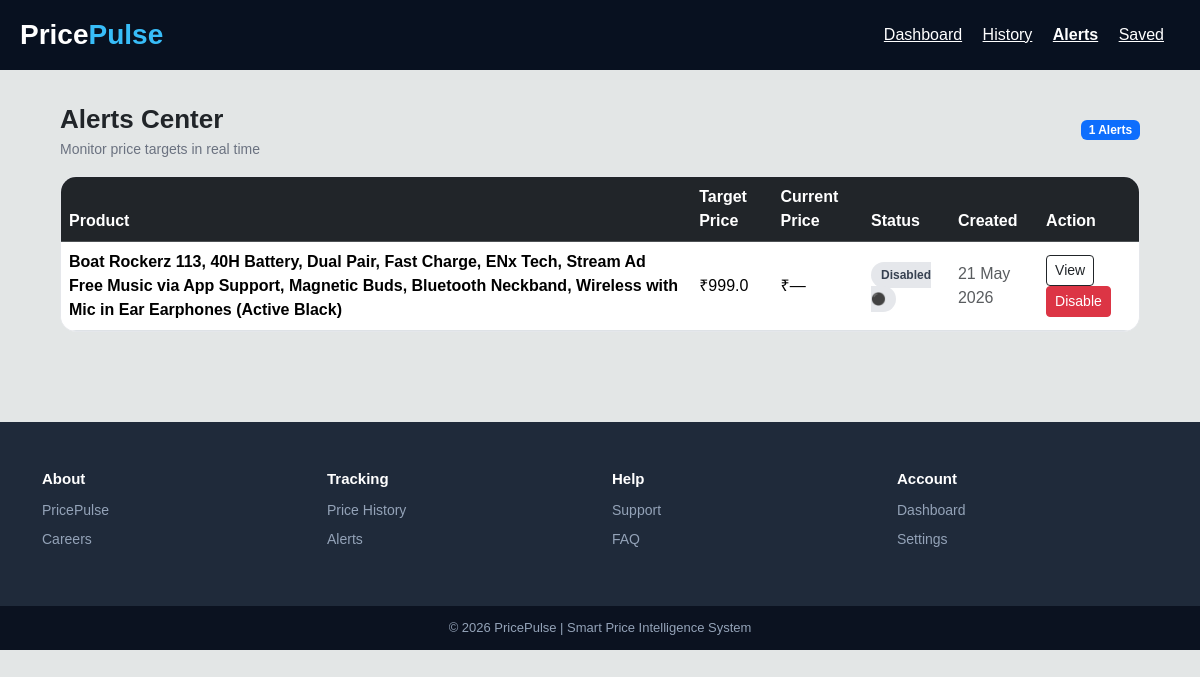
Screenshot of /user/alerts (signed in) with the database file from the repository.
### app/models/tracked_product.py (models this page shows, shortened)
class TrackedProduct(db.Model):
    __tablename__ = "tracked_products"
    __table_args__ = (
        db.UniqueConstraint(
            "user_id",
            "product_id",
            name="unique_user_product"
        ),
    )
    id = db.Column(db.Integer, primary_key=True)
    user_id = db.Column(
        db.Integer,
        db.ForeignKey("users.id"),
        nullable=False,
        index=True
    )
    product_id = db.Column(
        db.Integer,
        db.ForeignKey("products.id"),
        nullable=False,
        index=True
    )
    product_name = db.Column(db.String(300), nullable=False)
    website = db.Column(db.String(100), nullable=False)
    price = db.Column(db.Float, default=0)
    old_price = db.Column(db.Float, nullable=True)
    target_price = db.Column(db.Float, default=0)
    product_url = db.Column(db.String(1000), nullable=False)
    is_active = db.Column(db.Boolean, default=True, nullable=False)
    alert_sent = db.Column(db.Boolean, default=False)
    last_alert_sent = db.Column(db.DateTime, nullable=True)
    last_checked = db.Column(
        db.DateTime,
        default=lambda: datetime.now(timezone.utc),
        index=True
    )
    created_at = db.Column(
        db.DateTime,
        default=lambda: datetime.now(timezone.utc)
    )
    updated_at = db.Column(
        db.DateTime,
        default=lambda: datetime.now(timezone.utc),
        onupdate=lambda: datetime.now(timezone.utc)
    )
    user = db.relationship(
        "User",
        backref=db.backref("tracked_products", lazy=True)
    )
    product = db.relationship(
        "Product"
    )

### app/models/product.py (models this page shows, shortened)
class Product(db.Model):
    __tablename__ = "products"
    id = db.Column(db.Integer, primary_key=True)
    user_id = db.Column(
        db.Integer,
        db.ForeignKey("users.id"),
        nullable=False,
        index=True
    )
    title = db.Column(db.String(500), nullable=False)
    price = db.Column(db.Float, default=0)
    old_price = db.Column(db.Float, nullable=True)
    image = db.Column(db.Text)
    rating = db.Column(db.Float, default=0)
    reviews = db.Column(db.String(100))
    url = db.Column(db.Text)
    website = db.Column(db.String(100))
    source = db.Column(db.String(100))
    category = db.Column(
        db.String(100),
        default="General"
    )
    subcategory = db.Column(
        db.String(100),
        nullable=True
    )
    created_at = db.Column(
        db.DateTime,
        default=lambda: datetime.now(timezone.utc)
    )
    updated_at = db.Column(
        db.DateTime,
        default=lambda: datetime.now(timezone.utc),
        onupdate=lambda: datetime.now(timezone.utc)
    )
    links = db.relationship(
        "ProductLink",
        backref="product",
        cascade="all, delete-orphan",
        lazy=True
    )
    tracked_items = db.relationship(
        "TrackedProduct",
        backref="tracked_product_ref",
        cascade="all, delete-orphan",
        lazy=True
    )

### app/routes/user.py (the view)
@user_bp.route("/alerts")
@login_required
def alerts():
    page = request.args.get("page", 1, type=int)
    pagination = TrackedProduct.query.filter_by(
        user_id=current_user.id
    ).order_by(
        TrackedProduct.id.desc()
    ).paginate(
        page=page,
        per_page=10,
        error_out=False
    )
    return render_template(
        "user/alerts.html",
        alerts=pagination.items,
        pagination=pagination
    )

### app/extensions.py (called while the page is built)
@login_manager.user_loader
def load_user(user_id):
    from app.extensions import db
    from app.models.user import User
    return db.session.get(User, int(user_id))

### app/templates/user/alerts.html (shortened to what this page needs)
<!DOCTYPE html>
<html lang="en">
<head>
<link href="https://cdn.jsdelivr.net/npm/bootstrap@5.3.2/dist/css/bootstrap.min.css" rel="stylesheet">
<link href="https://cdn.jsdelivr.net/npm/bootstrap-icons@1.11.3/font/bootstrap-icons.css" rel="stylesheet">
</head>
<body>
<div class="navbar d-flex justify-content-between align-items-center">
    <a href="{{ url_for('web.dashboard') }}" class="brand">
        Price<span>Pulse</span>
    </a>
    <div>
        <a href="{{ url_for('web.dashboard') }}" class="text-white me-3">Dashboard</a>
        <a href="{{ url_for('web.history') }}" class="text-white me-3">History</a>
        <a href="{{ url_for('web.alerts') }}" class="text-white me-3 fw-bold">Alerts</a>
        <a href="{{ url_for('web.saved') }}" class="text-white me-3">Saved</a>
    </div>
</div>
<div class="container page-container">
    <div class="d-flex justify-content-between align-items-center mb-3">
        <div>
            <div class="page-title">Alerts Center</div>
            <div class="sub-title">Monitor price targets in real time</div>
        </div>
        <span class="badge bg-primary">
            {{ alerts|length }} Alerts
        </span>
    </div>
    {% if alerts|length == 0 %}
        <div class="empty">
            <h5>No alerts found</h5>
            <p class="text-muted">Create alerts to get notified when prices drop</p>
        </div>
    {% else %}
    <div class="table-card">
        <div class="table-responsive">
            <table class="table align-middle mb-0">
                <thead class="table-dark">
                    <tr>
                        <th>Product</th>
                        <th>Target Price</th>
                        <th>Current Price</th>
                        <th>Status</th>
                        <th>Created</th>
                        <th>Action</th>
                    </tr>
                </thead>
                <tbody>
                    {% for a in alerts %}
                    <tr>
                        <td>
                            <strong>{{ a.product.title if a.product else "Unknown" }}</strong>
                        </td>
                        <td>₹{{ a.target_price }}</td>
                        <td>
                            ₹{{ a.current_price if a.current_price else "—" }}
                        </td>
                        <td>
                            {% if a.status == "pending" %}
                                <span class="badge-pending">Pending 🟡</span>
                            {% elif a.status == "triggered" %}
                                <span class="badge-triggered">Triggered 🔥</span>
                            {% else %}
                                <span class="badge-disabled">Disabled ⚫</span>
                            {% endif %}
                        </td>
                        <td class="text-muted">
                            {{ a.created_at.strftime('%d %b %Y') if a.created_at else "-" }}
                        </td>
                        <td>
                            <a href="{{ url_for('web.product_detail', product_id=a.product_id) }}"
                               class="btn btn-sm btn-outline-dark">
                                View
                            </a>
                            <form method="POST"
                                  action="/disable-alert/{{ a.id }}"
                                  style="display:inline;">
                                <button class="btn btn-sm btn-danger">
                                    Disable
                                </button>
                            </form>
                        </td>
                    </tr>
                    {% endfor %}
                </tbody>
            </table>
        </div>
    </div>
    {% endif %}
</div>
{% include "components/footer.html" %}
</body>
</html>

### app/templates/user/alerts.html (style rules this page uses)
body { font-family: 'Poppins', sans-serif; background:#e3e6e6; margin:0; }
.navbar { background:#081120; padding:14px 20px; color:#fff; }
.brand { font-size:28px; font-weight:800; color:#fff; text-decoration:none; }
.brand span { color:#38bdf8; }
.page-container { padding:30px; }
.page-title { font-size:26px; font-weight:800; }
.sub-title { color:#6b7280; font-size:14px; }
.table-card { background:#fff; border-radius:16px; border:1px solid #e5e7eb; overflow:hidden; }
.badge-disabled { background:#e5e7eb; color:#374151; padding:6px 10px; border-radius:999px; font-size:12px; font-weight:600; }

### rows the page displays
TrackedProduct: product "Boat Rockerz 113, 40H Battery, Dual Pair, Fast Charge, ENx Tech, Stream Ad Free Music via App Support, Magnetic Buds, Bluetooth Neckband, Wireless with Mic in Ear Earphones (Active Black)", target_price "999.0", current_price "—", created_at "21 May 2026"

### other values shown
{{ alerts|length }} "1"
